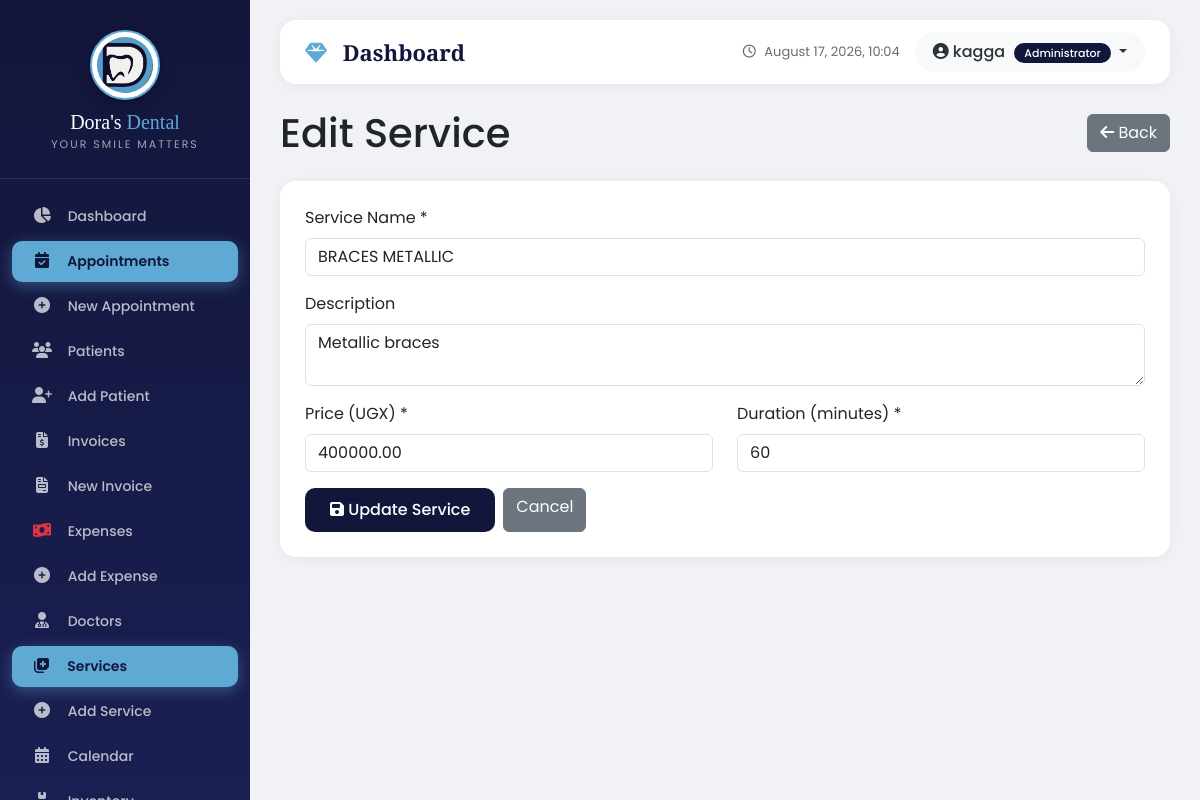
The app's page /appointments/services/2/edit/ (signed in) with its own data.
### core/models.py (models this page shows, shortened)
class UserProfile(models.Model):
    ROLE_CHOICES = [
        ('admin', 'Administrator'),
        ('doctor', 'Doctor'),
        ('receptionist', 'Receptionist'),
        ('accountant', 'Accountant'),
        ('nurse', 'Nurse'),
        ('assistant', 'Assistant'),
    ]
    user = models.OneToOneField(User, on_delete=models.CASCADE, related_name='profile')
    role = models.CharField(max_length=20, choices=ROLE_CHOICES, default='receptionist')
    phone = models.CharField(max_length=20, blank=True, null=True)
    address = models.TextField(blank=True, null=True)
    profile_picture = models.ImageField(upload_to='profile_pics/', blank=True, null=True)
    is_active = models.BooleanField(default=True)
    created_at = models.DateTimeField(auto_now_add=True)
    updated_at = models.DateTimeField(auto_now=True)
    doctor = models.OneToOneField('appointments.Doctor', on_delete=models.SET_NULL, null=True, blank=True, related_name='user_profile')
    phone_verified = models.BooleanField(default=False)
    otp_code = models.CharField(max_length=6, blank=True, null=True)
    otp_created_at = models.DateTimeField(blank=True, null=True)
    otp_attempts = models.IntegerField(default=0)  # Fixed: added default=0
    last_otp_sent = models.DateTimeField(blank=True, null=True)
    class Meta:
        ordering = ['user__username']

### appointments/models.py (models this page shows, shortened)
class Service(models.Model):
    name = models.CharField(max_length=100)
    description = models.TextField(blank=True)
    price = models.DecimalField(max_digits=10, decimal_places=2)
    duration_minutes = models.IntegerField(default=30)
    is_active = models.BooleanField(default=True)
    class Meta:
        ordering = ['name']

### appointments/views.py (the view, shortened to what this page needs)
# urls.py: path('services/<int:pk>/edit/', views.service_edit, name='service_edit'),
@login_required
def service_edit(request, pk):
    if is_doctor(request.user):
        messages.error(request, '❌ Doctors are not allowed to edit services.')
        return redirect('appointments:services')
    service = get_object_or_404(Service, pk=pk)
    return render(request, 'appointments/service_edit.html', {'service': service})

### appointments/views.py (called while the page is built)
def is_doctor(user):
    return hasattr(user, 'profile') and user.profile.role == 'doctor'

### core/models.py (called while the page is built)
    @classmethod
    def get_settings(cls):
        settings, created = cls.objects.get_or_create(id=1)
        return settings

### templates/appointments/service_edit.html (shortened to what this page needs)
{% extends 'base.html' %}
{% load static %}
{% block content %}
<div class="d-flex justify-content-between align-items-center mb-4">
    <h1 class="mb-0">Edit Service</h1>
    <a href="{% url 'appointments:services' %}" class="btn btn-secondary">
        <i class="fas fa-arrow-left"></i> Back
    </a>
</div>
<div class="card">
    <div class="card-body">
        <form method="post">
            <div class="mb-3">
                <label class="form-label">Service Name *</label>
                <input type="text" name="name" class="form-control" value="{{ service.name }}" required>
            </div>
            <div class="mb-3">
                <label class="form-label">Description</label>
                <textarea name="description" class="form-control" rows="2">{{ service.description }}</textarea>
            </div>
            <div class="row">
                <div class="col-md-6">
                    <div class="mb-3">
                        <label class="form-label">Price (UGX) *</label>
                        <input type="number" name="price" class="form-control" value="{{ service.price }}" required step="1000">
                    </div>
                </div>
                <div class="col-md-6">
                    <div class="mb-3">
                        <label class="form-label">Duration (minutes) *</label>
                        <input type="number" name="duration_minutes" class="form-control" value="{{ service.duration_minutes }}" required>
                    </div>
                </div>
            </div>
            <div class="d-flex gap-2">
                <button type="submit" class="btn btn-primary">
                    <i class="fas fa-save"></i> Update Service
                </button>
                <a href="{% url 'appointments:services' %}" class="btn btn-secondary">Cancel</a>
            </div>
        </form>
    </div>
</div>
{% endblock %}

### templates/base.html (shortened to what this page needs)
<!DOCTYPE html>
<html lang="en">
<head>
    <link href="https://cdn.jsdelivr.net/npm/bootstrap@5.3.0/dist/css/bootstrap.min.css" rel="stylesheet">
    <link rel="stylesheet" href="https://cdnjs.cloudflare.com/ajax/libs/font-awesome/6.4.0/css/all.min.css">
    {% load static %}
</head>
<body>
    {% if user.is_authenticated %}
        <div class="sidebar">
            <div class="brand">
                <div class="logo-wrapper">
                    <img src="{% static 'images/dental_logo.png' %}" alt="Dora's Dental Logo">
                </div>
                <h3>Dora's <span>Dental</span></h3>
                <div class="tagline">Your Smile Matters</div>
            </div>
            <nav class="nav flex-column">
                <a class="nav-link "
                   href="
                   {% if user.profile.role == 'admin' %}
                       {% url 'core:admin_dashboard' %}
                   {% elif user.profile.role == 'doctor' %}
                       {% url 'core:doctor_dashboard' %}
                   {% elif user.profile.role == 'receptionist' %}
                       {% url 'core:receptionist_dashboard' %}
                   {% elif user.profile.role == 'accountant' %}
                       {% url 'core:accountant_dashboard' %}
                   {% else %}
                       {% url 'core:dashboard' %}
                   {% endif %}
                ">
                    <i class="fas fa-chart-pie"></i> <span>Dashboard</span>
                </a>
                <a class="nav-link {% if 'appointments' in request.path and 'add' not in request.path %}active{% endif %}" href="{% url 'appointments:list' %}">
                    <i class="fas fa-calendar-check"></i> <span>Appointments</span>
                </a>
                <a class="nav-link" href="{% url 'appointments:add' %}">
                    <i class="fas fa-plus-circle"></i> <span>New Appointment</span>
                </a>
                <a class="nav-link {% if 'patients' in request.path %}active{% endif %}" href="{% url 'patients:list' %}">
                    <i class="fas fa-users"></i> <span>Patients</span>
                </a>
                <a class="nav-link" href="{% url 'patients:add' %}">
                    <i class="fas fa-user-plus"></i> <span>Add Patient</span>
                </a>
                {% if user.profile.role == 'admin' or user.profile.role == 'accountant' %}
                    <a class="nav-link {% if 'billing' in request.path and 'expense' not in request.path and 'balance' not in request.path %}active{% endif %}" href="{% url 'billing:list' %}">
                        <i class="fas fa-file-invoice-dollar"></i> <span>Invoices</span>
                    </a>
                    <a class="nav-link" href="{% url 'billing:add' %}">
                        <i class="fas fa-file-invoice"></i> <span>New Invoice</span>
                    </a>
                    <a class="nav-link {% if 'expense' in request.path and 'add' not in request.path %}active{% endif %}" href="{% url 'billing:expense_list' %}">
                        <i class="fas fa-money-bill-wave text-danger"></i> <span>Expenses</span>
                    </a>
                    <a class="nav-link" href="{% url 'billing:expense_add' %}">
                        <i class="fas fa-plus-circle"></i> <span>Add Expense</span>
                    </a>
                {% endif %}
                <a class="nav-link" href="{% url 'appointments:doctors' %}">
                    <i class="fas fa-user-md"></i> <span>Doctors</span>
                </a>
                <a class="nav-link {% if 'services' in request.path and 'add' not in request.path %}active{% endif %}" href="{% url 'appointments:services' %}">
                    <i class="fas fa-notes-medical"></i> <span>Services</span>
                </a>
                <a class="nav-link" href="{% url 'appointments:service_add' %}">
                    <i class="fas fa-plus-circle"></i> <span>Add Service</span>
                </a>
                <a class="nav-link" href="{% url 'appointments:calendar' %}">
                    <i class="fas fa-calendar-alt"></i> <span>Calendar</span>
                </a>
                {% if user.profile.role == 'admin' or user.profile.role == 'accountant' %}
                    <a class="nav-link {% if 'inventory' in request.path and 'low-stock' not in request.path %}active{% endif %}" href="{% url 'inventory:list' %}">
                        <i class="fas fa-boxes"></i> <span>Inventory</span>
                    </a>
                {% endif %}
            </nav>
        </div>
        <div class="main-content">
            <div class="top-navbar">
                <div class="page-title">
                    <i class="fas fa-gem"></i> {% block page_title %}Dashboard{% endblock %}
                </div>
                <div class="user-info">
                    <div class="clock">
                        <i class="far fa-clock"></i> {% now "F j, Y, H:i" %}
                    </div>
                    <div class="user-dropdown dropdown">
                        <button class="btn dropdown-toggle" type="button" data-bs-toggle="dropdown">
                            <i class="fas fa-user-circle"></i> {{ user.get_full_name|default:user.username }}
                            <span class="role-badge">{{ user.profile.get_role_display }}</span>
                        </button>
                    </div>
                </div>
            </div>
            {% block content %}{% endblock %}
        </div>
    {% else %}
        <script>
            window.location.href = "{% url 'core:login' %}";
        </script>
    {% endif %}
</body>
</html>

### templates/base.html (style rules this page uses)
* { margin: 0; padding: 0; box-sizing: border-box; }
body { font-family: 'Poppins', sans-serif; background: #f0f2f5; }
.sidebar { min-height: 100vh; background: linear-gradient(180deg, #13163b 0%, #1a1f52 100%); padding-top: 20px; padding-bottom: 20px; position: fixed; left: 0; top: 0; width: 250px; z-index: 1000; transition: all 0.3s; overflow-y: auto; overflow-x: hidden; height: 100vh; display: flex; flex-direction: column; }
.sidebar { scrollbar-width: thin; scrollbar-color: rgba(255, 255, 255, 0.2) transparent; }
.sidebar .brand { text-align: center; padding: 10px 20px 25px; border-bottom: 1px solid rgba(255, 255, 255, 0.1); margin-bottom: 15px; flex-shrink: 0; }
.sidebar .brand .logo-wrapper { display: inline-block; width: 70px; height: 70px; background: #ffffff; border-radius: 50%; padding: 5px; box-shadow: 0 4px 15px rgba(0, 0, 0, 0.3); margin-bottom: 10px; border: 2px solid #5faad5; }
.sidebar .brand .logo-wrapper img { width: 100%; height: 100%; object-fit: contain; border-radius: 50%; }
.sidebar .brand h3 { font-family: 'Playfair Display', serif; color: white; font-size: 20px; margin: 0; }
.sidebar .brand h3 span { color: #5faad5; }
.sidebar .brand .tagline { color: rgba(255, 255, 255, 0.6); font-size: 11px; letter-spacing: 2px; text-transform: uppercase; margin-top: 2px; }
.sidebar .nav { flex: 1; padding-bottom: 20px; }
.sidebar .nav-link { color: rgba(255, 255, 255, 0.7); padding: 10px 20px; margin: 2px 12px; border-radius: 10px; transition: all 0.3s; font-size: 14px; font-weight: 500; }
.sidebar .nav-link.active { background: #5faad5; color: #13163b; box-shadow: 0 4px 15px rgba(95, 170, 213, 0.4); font-weight: 600; }
.sidebar .nav-link i { margin-right: 12px; width: 20px; text-align: center; font-size: 16px; }
.main-content { margin-left: 250px; padding: 20px 30px; min-height: 100vh; }
.top-navbar { background: white; border-radius: 16px; padding: 12px 25px; margin-bottom: 25px; box-shadow: 0 2px 15px rgba(0, 0, 0, 0.05); display: flex; justify-content: space-between; align-items: center; }
.top-navbar .page-title { font-family: 'Playfair Display', serif; font-size: 22px; font-weight: 700; color: #13163b; }
.top-navbar .page-title i { color: #5faad5; margin-right: 10px; }
.top-navbar .user-info { display: flex; align-items: center; gap: 15px; }
.top-navbar .user-info .clock { color: #636e72; font-size: 13px; }
.top-navbar .user-info .clock i { margin-right: 5px; }
.top-navbar .user-dropdown .btn { background: #f8f9fa; border: none; border-radius: 50px; padding: 8px 18px; font-weight: 500; color: #2d3436; transition: all 0.3s; }
.top-navbar .user-dropdown .btn .role-badge { background: #13163b; color: white; padding: 2px 10px; border-radius: 20px; font-size: 11px; margin-left: 5px; }
.card { border-radius: 16px; box-shadow: 0 2px 15px rgba(0, 0, 0, 0.05); border: none; transition: all 0.3s; }
.card-body { padding: 25px; }
.btn-primary { background: #13163b; border: none; padding: 10px 25px; border-radius: 10px; font-weight: 500; transition: all 0.3s; }

### records on screen
Service: name "BRACES METALLIC", description "Metallic braces", price "400000.00", duration_minutes "60"

### other values on screen
{{ user.get_full_name|default:user.username }} "kagga"
{{ user.profile.get_role_display }} "Administrator"
